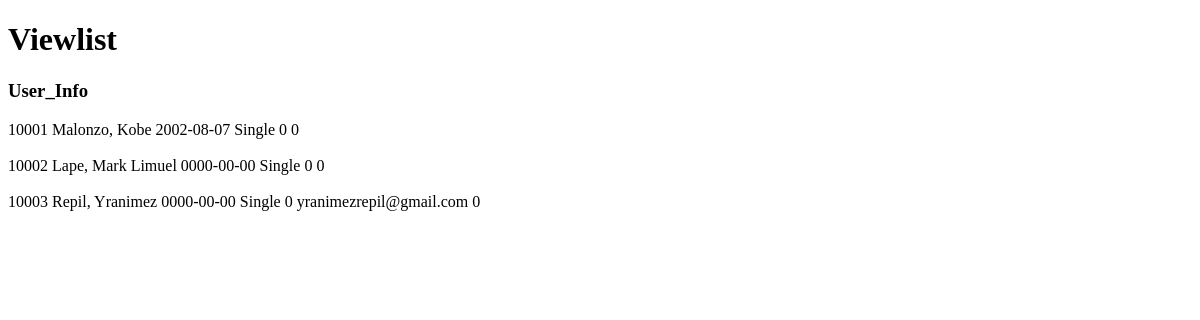
The app's page /src/modules/viewlist.php, older data.
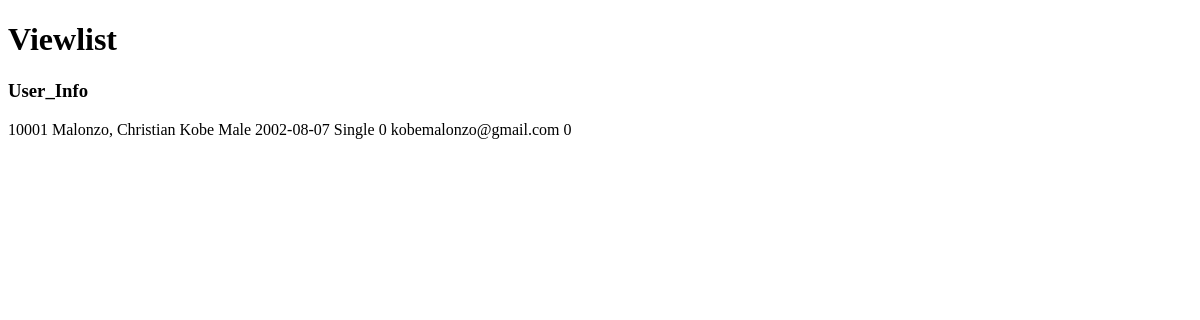
The same page, newer data.
### tables this page shows
CREATE TABLE `student_info` (
  `Student_ID` int(20) NOT NULL,
  `First_Name` varchar(50) NOT NULL,
  `Last_Name` varchar(50) NOT NULL,
  `Middle_Initial` char(1) NOT NULL,
  `Gender` varchar(20) NOT NULL,
  `Birthdate` date NOT NULL,
  `Place_of_Birth` varchar(100) NOT NULL,
  `Citizenship` varchar(50) NOT NULL,
  `Civil_Status` enum('Single','Married','Divorced','Separated','Widowed') NOT NULL,
  `Mobile_Number` varchar(11) NOT NULL,
  `Email` varchar(100) NOT NULL,
  `Address` varchar(255) NOT NULL,
  `Enrolled` tinyint(1) NOT NULL DEFAULT 0,
  `User_ID` bigint(20) DEFAULT NULL
);

### src/modules/viewlist.php (the view, shortened to what this page needs)
<!DOCTYPE html>
<html lang="en">
<head>
</head>
<body>
        <h1>Viewlist</h1>
        <h3>User_Info</h3>
        <?php
                include '../data/mysql-connection.php';
                $sql = "SELECT student_info.User_ID, student_info.Student_ID, student_info.First_Name, student_info.Last_Name, student_info.Middle_Initial, student_info.Gender, student_info.Birthdate, student_info.Place_of_Birth, student_info.Citizenship, student_info.Civil_Status, student_info.Mobile_Number, student_info.Email, student_info.Address, student_info.Enrolled
                FROM student_info
                LEFT JOIN users ON student_info.User_ID = users.User_ID
                WHERE student_info.Enrolled = 0
                ORDER BY User_ID";
                $result = $mysqli->query($sql);
        ?>
        <?php
        while ($row = $result->fetch_assoc()):?>
                    <tr>
                        <td><?php echo $row['User_ID'] ?></td>
                        <td><?php echo $row['Last_Name'], ', ', $row['First_Name'], ' ', $row['Middle_Initial'] ?></td>
                        <td><?php echo $row['Gender'] ?></td>
                        <td><?php echo $row['Birthdate'] ?></td>
                        <td><?php echo $row['Civil_Status'] ?></td>
                        <td><?php echo $row['Mobile_Number'] ?></td>
                        <td><?php echo $row['Email'] ?></td>
                        <td><?php echo $row['Enrolled'] ?></td><br><br>
                    </tr>
        <?php endwhile ?>
</body>
</html>

Row changes from the older to the newer data that the page shows:
no longer on this page (row edited): student_info: User_ID "10002", Last_Name "Lape", First_Name "Mark Limuel", Birthdate "0000-00-00", Civil_Status "Single", Mobile_Number "0", Enrolled "0"
no longer on this page (row edited): student_info: User_ID "10003", Last_Name "Repil", First_Name "Yranimez", Birthdate "0000-00-00", Civil_Status "Single", Mobile_Number "0", Email "yranimezrepil@gmail.com", Enrolled "0"
changed student_info "Malonzo": First_Name "Kobe" → "Christian Kobe"; Gender (not shown) → "Male"; Email (not shown) → "kobemalonzo@gmail.com"
